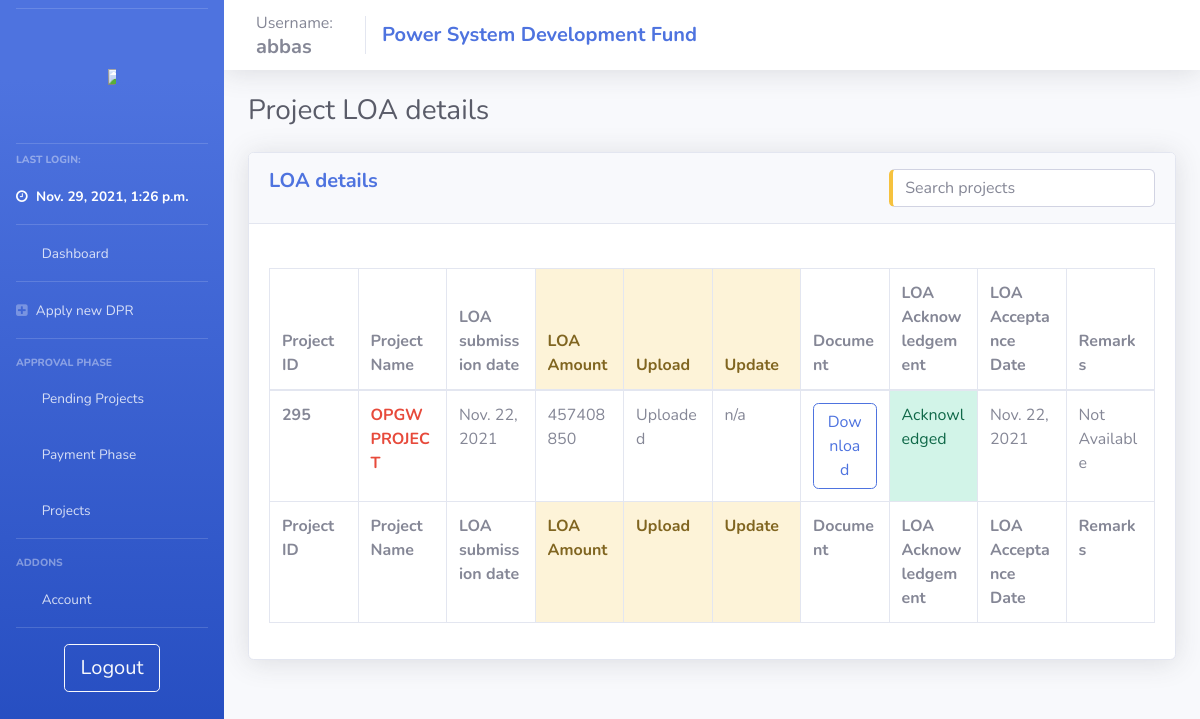
The app's page /userloa/ (signed in) with its own data.
### psdf_main/models.py (models this page shows)
class users(models.Model):
    username = models.CharField(max_length=200, null = False, unique = True)
    password = models.CharField(max_length=200, null = True)
    nodal = models.CharField(max_length=200, null = True)
    region = models.CharField(max_length=20, null = True)
    email = models.TextField(max_length=50, null=True)
    utilname = models.CharField(max_length=400, null = True)
    contact = models.CharField(max_length=10, null = True)
    address = models.CharField(max_length=500, null = True)
    reqdate = models.DateField(auto_now_add=True,null = True)
    aprdate = models.DateField( null = True)
    lastlogin = models.DateTimeField(null = True)
    admin = models.BooleanField(default=False)
    auditor = models.BooleanField(default=False)
    active = models.BooleanField(default=False)
    activate = models.BooleanField(default=False)
    notification = models.TextField(null=True)
    tpd = models.TextField(null=True)

class loadata(models.Model):
    project = models.ForeignKey(projects, null = True, on_delete= models.CASCADE)
    user = models.ForeignKey(users, null = True, on_delete= models.CASCADE)
    amt = models.IntegerField(null=True)
    amt_released = models.IntegerField(null=True, default=0)
    filepath = models.TextField(null=True)
    subdate = models.DateField(null = True)
    compdate = models.DateField(null = True, auto_now_add=False)
    ackdate = models.DateField(null=True)
    completed = models.BooleanField(default = False)
    approved = models.BooleanField(default = False)
    remark = models.TextField(null = True, default = "Not Available")

class projects(models.Model):
    userid = models.ForeignKey(users, null = True, on_delete = models.SET_NULL)
    name = models.CharField(max_length=200, null = False)
    newid = models.IntegerField(null = True, unique=True)
    dprsubdate = models.DateField(null = True)
    amt_asked = models.IntegerField(null = False)
    amt_approved = models.IntegerField(null = True)
    amt_released = models.IntegerField(default = 0)
    schedule = models.IntegerField(null = True)
    fundcategory = models.CharField(max_length=20, null = True)
    projectpath = models.TextField(null = True)
    quantumOfFunding = models.IntegerField(null = True)
    status = models.CharField(max_length=1, null = True, default = '1')
    submitted_boq  = models.TextField(null=True)
    approved = models.BooleanField(default = False)
    ext = models.TextField(null=True)
    extF = models.TextField(null=True)
    deny = models.BooleanField(default = False)
    remark = models.TextField(null = True)
    remark_date = models.DateField(null = True)
    completedate = models.DateField(null = True)
    denydate = models.DateField(null = True)
    approvedate = models.DateField(null = True)
    tesg_list = models.TextField(null=True)
    dpraprdate = models.DateField(null = True, auto_now_add=True)
    tesgaprdate = models.DateField(null = True)
    appraprdate = models.DateField(null = True)
    moniaprdate = models.DateField(null = True)
    workflow = models.TextField(null=True)
    sanction_date = models.DateField(null=True)
    doc_path = models.TextField(null=True)
    doc_sign_date = models.DateField(null=True)
    completed = models.BooleanField(null=True, default=False)

### psdf_main/loa_handling.py (the view)
# urls.py: path('userloa/', views.userloa, name="userloa"),
def userloa(request):
    if useronline(request) and not adminonline(request):
        context = full_user_context(request)
        thisuser = getuser(request)
        context['loaprojs'] = loadata.objects.filter(user = thisuser, completed = False)
        return render(request, 'psdf_main/_user_loa.html', context)
    else:
        return oops(request)

### psdf_main/templates/psdf_main/_user_loa.html (shortened to what this page needs)
{% extends 'psdf_main/includes/layout.html'%} {% load static %} {% block body %}
<div class="d-sm-flex align-items-center justify-content-between mb-4">
    <h1 class="h3 mb-0 text-gray-800">Project LOA details</h1>
</div>
<div class="row">
    <div class="col-lg-12">
        <div class="card shadow mb-4">
            <div class="card-header py-3">
                <h5 class="m-0 font-weight-bold text-primary">LOA details
                    <input type="text" id="temp_proj_search" class="form-control input-text pull-right border-left-warning" onkeyup="get_temp_proj('temp_proj_search','dataTable')" placeholder="Search projects" title="Search" style="margin:auto; width: 30%;">
                </h5>
            </div>
            <div class="card-body">
                <br>
                <div class="table-responsive">
                    <table class="table table-bordered table-hover" id="dataTable" width="100%" cellspacing="0" style="table-layout: fixed;
                    width: 100%;">
                        <thead>
                            <tr>
                                <th>Project ID</th>
                                <th>Project Name</th>
                                <th>LOA submission date</th>
                                <th class="alert-warning">LOA Amount</th>
                                <th class="alert-warning">Upload</th>
                                <th class="alert-warning">Update</th>
                                <th>Document</th>
                                <th>LOA Acknowledgement</th>
                                <th>LOA Acceptance Date</th>
                                <th>Remarks</th>
                            </tr>
                        </thead>
                        <tfoot>
                            <tr>
                                <th>Project ID</th>
                                <th>Project Name</th>
                                <th>LOA submission date</th>
                                <th class="alert-warning">LOA Amount</th>
                                <th class="alert-warning">Upload</th>
                                <th class="alert-warning">Update</th>
                                <th>Document</th>
                                <th>LOA Acknowledgement</th>
                                <th>LOA Acceptance Date</th>
                                <th>Remarks</th>
                            </tr>
                        </tfoot>
                        <tbody>
                            {% if not loaprojs %}
                            <tr>
                                <td>Not Available</td>
                                <td>Not Available</td>
                                <td>Not Available</td>
                                <td>Not Available</td>
                                <td>Not Available</td>
                                <td>Not Available</td>
                                <td>Not Available</td>
                                <td>Not Available</td>
                            </tr>
                            {% else %} {% for proj in loaprojs %}
                            <tr>
                                <td class="font-weight-bolder">{{proj.project.newid}}</td>
                                <td><a href="/view_project/{{proj.id}}" class="font-weight-bold text-danger">{{proj.project.name}}</a></td>
                                <td>{{proj.subdate}}</td>
                                {% if proj.approved == False or proj.approved == '' or proj.approved == none %}
                                <form action="{% url 'updateloa' %}" method="POST" enctype="multipart/form-data">
                                    {% csrf_token %}
                                <input type="hidden" name="loaid" id="loaid" value="{{proj.id}}">
                                <td class=""><input type="number" class="form-control" name="amt" id="amt" value='{{proj.amt}}'></td>
                                <td class=""><input type="file" class="form-control-file btn btn-sm btn-outline-success" name="loa" id="loa" required></td>
                                <td class="">
                                    <button type="button" class="btn btn-outline-success btn-responsive" data-toggle="modal" data-target="#modalforAppr">
                                        <i class="fa fa-check"></i> Update </button>
                                        </td>
                                <td>
                                    <a href="/downloadloa/{{proj.id}}" class="btn btn-block btn-outline-primary">
                                    Download
                                    </a>
                                </td>
                                    <td class="alert-danger">Pending</td>
                                    <div class="modal fade" id="modalforAppr" tabindex="-1" role="dialog" aria-labelledby="modalforAppr" aria-hidden="true">
                                        <div class="modal-dialog modal-xl modal-dialog-centered" role="document">
                                            <div class="modal-content">
                                                <div class="modal-header">
                                                    <h3 class="modal-title" id=""> <strong>Confirmation
                                                           </strong></h3>
                                                    <button type="button" class="close" data-dismiss="modal" aria-label="Close">
                                                        <span aria-hidden="true">&times;</span>
                                                    </button>
                                                </div>
                                                <div class="modal-body">
                                                    <div class="row">
                                                        <div class="col-md-2"></div>
                                                        <p><i>NOTE: </i> Kindly make sure that all requirements are fulfilled before proceeding, this action cannot be undone.</p>
                                                    </div>
                                                    <hr>
                                                        <br>
                                                        <div class="row">
                                                            <p class="col-md-6 font-weight-bold">Enter your password to proceed:
                                                            </p>
                                                            <input type="password" class="form-control bg-gray-200 border-left-success col-md-6" name="userpass" id="userpass" placeholder="Enter your password" required>
                                                        </div><br>
                                                        <div class="row">
                                                            <div class="col-md-8">
                                                            </div>
                                                        </div>
                                                        <div class="modal-footer">
                                                            <button type="button" class="btn btn-outline-secondary btn-lg" data-dismiss="modal">Close</button>&nbsp;&nbsp;
                                                            <input type="submit" class="btn btn-block btn-outline-success" value="Update">
                                                        </div>
                                                </div>
                                            </div>
                                        </div>
                                    </div>
                                </form>
                                {% else %}
                                <td class="alert-sucess">{{proj.amt}}</td>
                                <td class="alert-sucess">Uploaded</td>
                                <td>n/a</td>
                                <td>
                                    <a href="/downloadloa/{{proj.id}}" class="btn btn-block btn-outline-primary">
                                    Download
                                    </a>
                                </td>
                                    <td class="alert-success">Acknowledged</td>
                                {% endif %}
                                <td>
                                    {{proj.ackdate}}
                                </td>
                                <td>
                                    {{proj.remark}}
                                </td>
                            </tr>
                            {% endfor %} {% endif %}
                        </tbody>
                    </table>
                </div>
            </div>
        </div>
    </div>
</div>
{% endblock %}

### psdf_main/templates/psdf_main/includes/layout.html (shortened to what this page needs)
{% load static %}
<!DOCTYPE html>
<html>
<head>
    <link rel="stylesheet" href="{% static '/css/base.css' %}" type="text/css">
    <link href="{% static 'css/sb-admin-2.min.css' %}" rel="stylesheet" type="text/css">
    <link href="{% static 'vendor1/fontawesome-free/css/all.css' %}" rel="stylesheet" type="text/css">
    <link rel="stylesheet" href="https://cdnjs.cloudflare.com/ajax/libs/font-awesome/4.7.0/css/font-awesome.min.css">
</head>
<body id="page-top">
    <div id="wrapper">
        {% include 'psdf_main/includes/_navbar.html'%}
        <div id="content-wrapper" class="d-flex flex-column">
            <nav class="navbar navbar-expand navbar-light bg-white topbar mb-4 static-top shadow">
                <div class="sidebar-brand-text mx-3">Username:
                    <h5 class="m-0 font-weight-bold">{{user.username}}</h5>
                </div>
                <div class="navbar-brand">
                    <h5 class="m-0 font-weight-bold text-primary">Power System Development Fund</h5>
                </div>
            </nav>
            <div id="content">
                <div class="container-fluid">
                    {% block body %} {% endblock %}
                </div>
            </div>
        </div>
    </div>
</body>
</html>

### psdf_main/templates/psdf_main/includes/_navbar.html (shortened to what this page needs)
{% load static %}
<ul class="navbar-nav bg-gradient-primary sidebar sidebar-dark accordion" id="accordionSidebar">
    <hr class="sidebar-divider my-2"><br>
    <a class="sidebar-brand d-flex align-items-center justify-content-center" href="{% url ''%}">
        <div class="">
            <img src="{% static 'images/posocologo.png' %}" style="max-width:50%; max-height:50%;">
        </div>
    </a>
    <br>
    <hr class="sidebar-divider my-2">
    <div class="sidebar-heading">
        Last Login:
    </div>
    <li class="nav-item active">
        <a class="nav-link" href="/">
            <i class="fa fa-clock-o"></i>
            <span>{{user.lastlogin}}</span></a>
    </li>
    <hr class="sidebar-divider my-0">
    <li class="nav-item">
        <a class="nav-link" href="{% url '' %}">
            <i class="fas fa-fw fa-tachometer-alt"></i>
            <span>Dashboard</span></a>
    </li>
    <hr class="sidebar-divider my-0">
    <li class="nav-item">
        <a class="nav-link" href="{% url 'newdpr' %}">
            <i class="fa fa-plus-square"></i>
            <span>Apply new DPR</span></a>
    </li>
    <hr class="sidebar-divider">
    <div class="sidebar-heading">
        Approval Phase
    </div>
    <li class="nav-item">
        <a class="nav-link collapsed" href="#" data-toggle="collapse" data-target="#collapseTwo" aria-expanded="true" aria-controls="collapseTwo">
            <i class="fas fa-fw fa-cog"></i>
            <span>Pending Projects</span>
        </a>
    </li>
    <li class="nav-item">
        <a class="nav-link collapsed" href="#" data-toggle="collapse" data-target="#collapseThree" aria-expanded="true" aria-controls="collapseThree">
            <i class="fas fa-fw fa-bank"></i>
            <span>Payment Phase</span>
        </a>
    </li>
    <li class="nav-item">
        <a class="nav-link collapsed" href="#" data-toggle="collapse" data-target="#collapseUtilities" aria-expanded="true" aria-controls="collapseUtilities">
            <i class="fas fa-fw fa-wrench"></i>
            <span>Projects</span>
        </a>
    </li>
    <hr class="sidebar-divider">
    <div class="sidebar-heading">
        Addons
    </div>
    <li class="nav-item">
        <a class="nav-link collapsed" href="#" data-toggle="collapse" data-target="#collapsePages" aria-expanded="true" aria-controls="collapsePages">
            <i class="fas fa-fw fa-folder"></i>
            <span>Account</span>
        </a>
    </li>
    <hr class="sidebar-divider d-none d-md-block">
    <div class="text-center d-none d-md-inline">
        <a class="btn btn-lg btn-outline-light btn-wrap-text" href="{% url 'logout' %}"> Logout</a>
    </div>
</ul>

### records on screen
users: lastlogin "Nov. 29, 2021, 1:26 p.m.", username "abbas"
loadata: project.newid "295", project.name "OPGW PROJECT", subdate "Nov. 22, 2021", amt "457408850", ackdate "Nov. 22, 2021", remark "Not Available"
